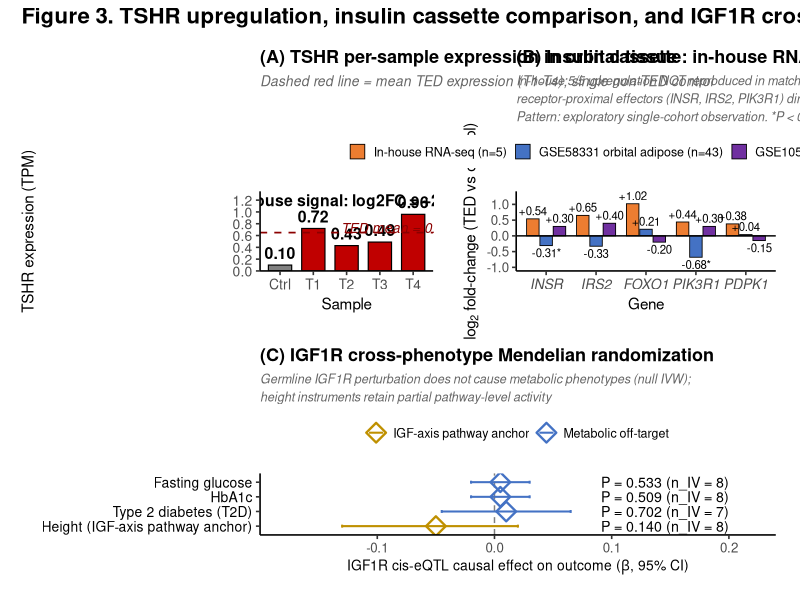

Write the R code that produced this figure.
# ============================================================
# Figure 3 v3 — Three-panel composite (TED-TRAP v4.4)
# v3 changes:
#  - Panel A annotation: "6.5× UP in TED" → "Exploratory in-house signal"
#  - Panel C category: "Instrument-validity anchor" → "IGF-axis pathway anchor"
#  - Panel C label: "Height (positive control anchor)" 
#                    → "Height (IGF-axis pathway anchor)"
# ============================================================

library(ggplot2)
library(patchwork)
library(dplyr)
library(scales)

# ============================================================
# PANEL A — TSHR per-sample TPM (★ Exploratory annotation)
# ============================================================

panel_a_data <- data.frame(
  sample = factor(c("Ctrl", "T1", "T2", "T3", "T4"),
                  levels = c("Ctrl", "T1", "T2", "T3", "T4")),
  TPM    = c(0.10, 0.72, 0.43, 0.49, 0.96),
  group  = c("Control", "TED", "TED", "TED", "TED")
)

ted_mean <- mean(panel_a_data$TPM[panel_a_data$group == "TED"])

p_a <- ggplot(panel_a_data, aes(x = sample, y = TPM, fill = group)) +
  geom_col(color = "black", linewidth = 0.4, width = 0.7) +
  geom_text(aes(label = sprintf("%.2f", TPM)),
            vjust = -0.5, size = 4, fontface = "bold") +
  geom_hline(yintercept = ted_mean, linetype = "dashed",
             color = "darkred", linewidth = 0.6) +
  annotate("text", x = 4.5, y = ted_mean + 0.08,
           label = sprintf("TED mean = %.2f", ted_mean),
           color = "darkred", size = 3.5, fontface = "italic") +
  # ★ NEW: "Exploratory in-house signal" 표현
  annotate("text", x = 3, y = 1.20,
           label = "Exploratory in-house signal: log2FC = +2.33, padj = 0.006",
           size = 4.0, fontface = "bold") +
  scale_fill_manual(values = c("Control" = "#808080", "TED" = "#C00000"),
                    guide = "none") +
  scale_y_continuous(limits = c(0, 1.35), expand = c(0, 0),
                     breaks = seq(0, 1.2, 0.2)) +
  labs(title = "(A) TSHR per-sample expression in orbital tissue",
       subtitle = "Dashed red line = mean TED expression (T1-T4); single non-TED control",
       x = "Sample",
       y = "TSHR expression (TPM)") +
  theme_classic(base_size = 12) +
  theme(plot.title = element_text(face = "bold", size = 13, hjust = 0),
        plot.subtitle = element_text(face = "italic", size = 10,
                                     color = "gray40"),
        axis.title = element_text(size = 11),
        axis.text = element_text(size = 10),
        plot.margin = margin(10, 12, 10, 10))

# ============================================================
# PANEL B — Insulin cassette 3-cohort (UNCHANGED)
# ============================================================

panel_b_data <- data.frame(
  Gene = factor(rep(c("INSR", "IRS2", "FOXO1", "PIK3R1", "PDPK1"), 3),
                levels = c("INSR", "IRS2", "FOXO1", "PIK3R1", "PDPK1")),
  Cohort = factor(rep(c("In-house RNA-seq (n=5)",
                        "GSE58331 orbital adipose (n=43)",
                        "GSE105149 lacrimal gland (n=11)"), each = 5),
                  levels = c("In-house RNA-seq (n=5)",
                             "GSE58331 orbital adipose (n=43)",
                             "GSE105149 lacrimal gland (n=11)")),
  log2FC = c(
    +0.54, +0.65, +1.02, +0.44, +0.38,
    -0.31, -0.33, +0.21, -0.68, +0.04,
    +0.30, +0.40, -0.20, +0.30, -0.15
  ),
  is_significant = c(
    rep(FALSE, 5),
    TRUE, FALSE, FALSE, TRUE, FALSE,
    rep(FALSE, 5)
  )
)

panel_b_data$label <- sprintf("%+.2f%s",
                              panel_b_data$log2FC,
                              ifelse(panel_b_data$is_significant, "*", ""))

panel_b_subtitle <- paste0(
  "In-house 5/5 upregulation NOT reproduced in matching-compartment GSE58331;\n",
  "receptor-proximal effectors (INSR, IRS2, PIK3R1) directionally opposite.\n",
  "Pattern: exploratory single-cohort observation. *P < 0.05 (limma)."
)

p_b <- ggplot(panel_b_data, aes(x = Gene, y = log2FC, fill = Cohort)) +
  geom_col(position = position_dodge(width = 0.8),
           width = 0.75, color = "black", linewidth = 0.3) +
  geom_text(aes(label = label,
                vjust = ifelse(log2FC >= 0, -0.4, 1.3)),
            position = position_dodge(width = 0.8),
            size = 2.9) +
  geom_hline(yintercept = 0, color = "black", linewidth = 0.5) +
  scale_fill_manual(values = c(
    "In-house RNA-seq (n=5)"           = "#ED7D31",
    "GSE58331 orbital adipose (n=43)"  = "#4472C4",
    "GSE105149 lacrimal gland (n=11)"  = "#7030A0"
  )) +
  scale_y_continuous(limits = c(-1.0, 1.3), breaks = seq(-1.0, 1.2, 0.5)) +
  labs(title    = "(B) Insulin cassette: in-house RNA-seq vs two external orbital cohorts",
       subtitle = panel_b_subtitle,
       x        = "Gene",
       y        = expression(log[2]~"fold-change (TED vs control)"),
       fill     = NULL) +
  theme_classic(base_size = 12) +
  theme(plot.title    = element_text(face = "bold", size = 13, hjust = 0),
        plot.subtitle = element_text(face = "italic", size = 9,
                                     color = "gray40", lineheight = 1.2,
                                     margin = margin(b = 8)),
        axis.text.x   = element_text(face = "italic", size = 10),
        axis.title    = element_text(size = 11),
        legend.position    = "top",
        legend.text        = element_text(size = 9),
        legend.key.size    = unit(0.4, "cm"),
        legend.box.margin  = margin(t = 0, b = 5),
        plot.margin   = margin(10, 12, 10, 10))

# ============================================================
# PANEL C — IGF1R cross-phenotype MR
# ★ Category renamed: "Instrument-validity anchor" → "IGF-axis pathway anchor"
# ★ Label renamed: "Height (positive control anchor)" → "Height (IGF-axis pathway anchor)"
# ============================================================

panel_c_data <- data.frame(
  outcome = factor(c("Fasting glucose",
                     "HbA1c",
                     "Type 2 diabetes (T2D)",
                     "Height (IGF-axis pathway anchor)"),  # ★ NEW LABEL
                   levels = c("Height (IGF-axis pathway anchor)",
                              "Type 2 diabetes (T2D)",
                              "HbA1c",
                              "Fasting glucose")),
  beta    = c(0.005, 0.005, 0.010, -0.050),
  ci_low  = c(-0.020, -0.020, -0.045, -0.130),
  ci_high = c(0.030, 0.030, 0.065, 0.020),
  pvalue  = c(0.533, 0.509, 0.702, 0.140),
  n_iv    = c(8, 8, 7, 8),
  category = c("Metabolic off-target", "Metabolic off-target",
               "Metabolic off-target", "IGF-axis pathway anchor")  # ★ NEW
)

panel_c_data$label_p <- sprintf("P = %.3f (n_IV = %d)",
                                panel_c_data$pvalue,
                                panel_c_data$n_iv)

p_c <- ggplot(panel_c_data, aes(x = beta, y = outcome, color = category)) +
  geom_vline(xintercept = 0, linetype = "dashed",
             color = "gray50", linewidth = 0.5) +
  geom_errorbarh(aes(xmin = ci_low, xmax = ci_high),
                 height = 0.2, linewidth = 0.7) +
  geom_point(aes(shape = category), size = 4.5, fill = NA, stroke = 1.2) +
  geom_text(aes(x = 0.20, label = label_p), color = "black",
            size = 3.6, hjust = 1) +
  annotate("text", x = 0.20, y = "Height (IGF-axis pathway anchor)",
           label = "WM P = 0.019 (anchor)", hjust = 1,
           vjust = 2.5, color = "#BF9000", size = 3.4,
           fontface = "italic") +
  scale_color_manual(values = c(
    "Metabolic off-target"     = "#4472C4",
    "IGF-axis pathway anchor"  = "#BF9000"   # ★ NEW
  )) +
  scale_shape_manual(values = c(
    "Metabolic off-target"     = 23,
    "IGF-axis pathway anchor"  = 23           # ★ NEW
  )) +
  scale_x_continuous(limits = c(-0.18, 0.22),
                     breaks = c(-0.1, 0, 0.1, 0.2)) +
  labs(title    = "(C) IGF1R cross-phenotype Mendelian randomization",
       subtitle = paste0("Germline IGF1R perturbation does not cause metabolic phenotypes (null IVW);\n",
                         "height instruments retain partial pathway-level activity"),
       x        = expression(paste("IGF1R cis-eQTL causal effect on outcome (", beta, ", 95% CI)")),
       y        = NULL,
       color    = NULL, shape = NULL) +
  theme_classic(base_size = 12) +
  theme(plot.title    = element_text(face = "bold", size = 13, hjust = 0),
        plot.subtitle = element_text(face = "italic", size = 9,
                                     color = "gray40", lineheight = 1.2,
                                     margin = margin(b = 8)),
        axis.text.y   = element_text(size = 10, color = "black"),
        axis.title.x  = element_text(size = 10),
        legend.position    = "top",
        legend.text        = element_text(size = 9),
        legend.key.size    = unit(0.4, "cm"),
        legend.box.margin  = margin(t = 0, b = 5),
        plot.margin   = margin(15, 12, 10, 10))

# ============================================================
# Assemble
# ============================================================

top_row    <- p_a + p_b + plot_layout(widths = c(1, 1.5))
final_plot <- (top_row / p_c) + 
  plot_annotation(
    title = "Figure 3. TSHR upregulation, insulin cassette comparison, and IGF1R cross-phenotype MR",
    theme = theme(plot.title = element_text(face = "bold", size = 16, hjust = 0))
  ) +
  plot_layout(heights = c(1.1, 0.85))

ggsave(
  filename = "Figure3.png",
  plot     = final_plot,
  width    = 15, height = 10, units = "in",
  dpi      = 600,
  bg       = "white"
)

cat("Figure 3 v3 saved.\n")
cat("Panel A: 'Exploratory in-house signal'\n")
cat("Panel C: 'IGF-axis pathway anchor' (was 'positive control anchor')\n")
